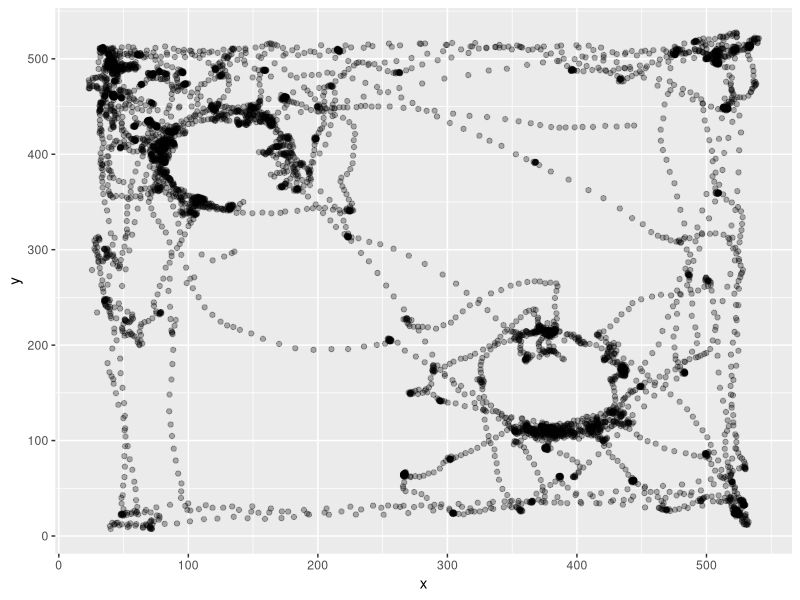
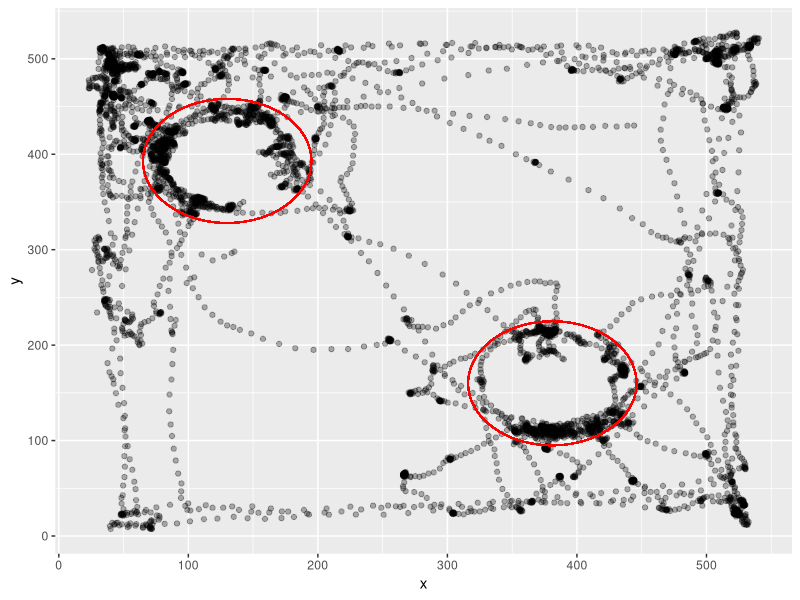
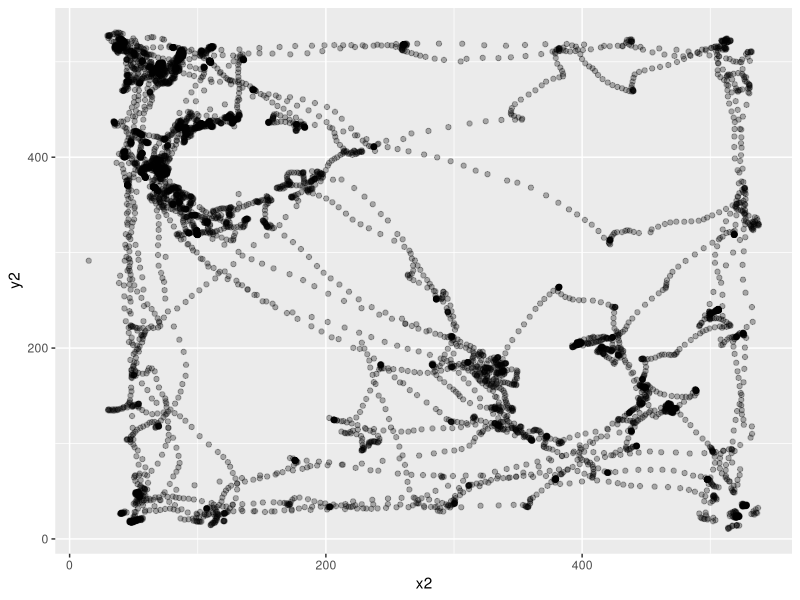

These charts were generated, in order, by the following R code: (Note: a time limit stopped this script after it produced the figures.)
rm(list = ls())
library(tidyverse)
SimilarLearn <- read_csv("240809_r1599_0_baseline_learn.csv")
SimilarLearn <- SimilarLearn %>%
  select(!15:24) %>%
  filter(Value.Item1.Item1.Item2>75) %>%
  rename(pixelx = Value.Item1.Item1.Item3.X, pixely = Value.Item1.Item1.Item3.Y, TimePoint = Value.Item1.Item1.Item2) %>%
  select(!1, !14) %>%
  filter(!Value.Item2 == TRUE) %>%
  na.omit 
x1 <- c(SimilarLearn$pixelx)
y1 <- c(SimilarLearn$pixely)
df1 <- data.frame(x = x1, y = y1)
p1 <- ggplot(df1, aes(x = x, y = y)) +
  geom_point(alpha = 0.3)
p1
library(ggforce)
#Blue represents gnome, red represents green jar.
p1circle <- p1 + geom_circle(aes(x0 = 381, y0 = 160, r = 65), color = "red")
p1circle <- p1circle + geom_circle(aes(x0 = 130, y0 = 393, r = 65), color = "red")
p1circle
radius <- 65
center_x1 <- 381
center_y1 <- 160
df1$distance <- sqrt((df1$x - center_x1)^2 + (df1$y - center_y1)^2)
points_in_circle1 <- sum(df1$distance <= radius)
print(points_in_circle1)
center_x2 <- 130
center_y2 <- 393
df1$distance1 <- sqrt((df1$x - center_x2)^2 + (df1$y - center_y2)^2)
points_in_circle2 <- sum(df1$distance1 <= radius)
print(points_in_circle2)

BaselineLearn <- read_csv("240809_r1599_1_similar_learn.csv")
BaselineLearn <- BaselineLearn %>%
  select(!15:24) %>%
  filter(Value.Item1.Item1.Item2>72) %>%
  rename(pixelx = Value.Item1.Item1.Item3.X, pixely = Value.Item1.Item1.Item3.Y, TimePoint = Value.Item1.Item1.Item2) %>%
  select(!1, !14) %>%
  na.omit
Baselinelearn <- BaselineLearn %>%
  filter(!Value.Item2 == TRUE) 
x2 <- c(BaselineLearn$pixelx)
y2 <- c(BaselineLearn$pixely)
df2 <- data.frame(x = x2, y = y2)
p2 <- ggplot(df2, aes(x = x2, y = y2)) +
  geom_point(alpha = 0.3)
p2
p2circle <- p2 + geom_circle(aes(x0 = 386, y0 = 155, r = 70), color = "blue")
p2circle <- p2circle + geom_circle(aes(x0 = 125, y0 = 388, r = 70), color = "blue")
p2circle
radius <- 70
center_x1 <- 386
center_y1 <- 155
df2$distance <- sqrt((df2$x - center_x1)^2 + (df2$y - center_y1)^2)
points_in_circle2 <- sum(df2$distance <= radius)
print(points_in_circle2)
center_x2 <- 125
center_y2 <- 388
df2$distance1 <- sqrt((df2$x - center_x2)^2 + (df2$y - center_y2)^2)
points_in_circle2 <- sum(df2$distance1 <= radius)
print(points_in_circle2)

SimilarTest <- read_csv("240809_r1599_2_baseline_test.csv")
SimilarTest <- SimilarTest %>%
  select(!15:24) %>%
  filter(Value.Item1.Item1.Item2>56) %>%
  rename(pixelx = Value.Item1.Item1.Item3.X, pixely = Value.Item1.Item1.Item3.Y, TimePoint = Value.Item1.Item1.Item2) %>%
  select(!1, !14) %>%
  na.omit
SimilarTest <- SimilarTest %>%
  filter(!Value.Item2 == TRUE)
x3 <- c(SimilarTest$pixelx)
y3 <- c(SimilarTest$pixely)
df3 <- data.frame(x = x3, y = y3)
p3 <- ggplot(df3, aes(x = x3, y = y3)) +
  geom_point(alpha = 0.3)
p3
p3circle <- p3 + geom_circle(aes(x0 = 381, y0 = 165, r = 70), color = "red")
p3circle <- p3circle + geom_circle(aes(x0 = 125, y0 = 388, r = 70), color = "blue") +
  ggtitle("baseline")
p3circle
radius <- 70
center_x3 <- 381
center_y3 <- 165
df3$distance <- sqrt((df3$x - center_x3)^2 + (df3$y - center_y3)^2)
points_in_circle3 <- sum(df3$distance <= radius)
print(points_in_circle3)
center_x3 <- 125
center_y3 <- 388
df3$distance1 <- sqrt((df3$x - center_x3)^2 + (df3$y - center_y3)^2)
points_in_circle3 <- sum(df3$distance1 <= radius)
print(points_in_circle3)

DifferentLearn <- read_csv("240809_r1599_3_baseline_learn.csv")
DifferentLearn <- DifferentLearn %>%
  select(!15:24) %>%
  filter(Value.Item1.Item1.Item2>77) %>%
  rename(pixelx = Value.Item1.Item1.Item3.X, pixely = Value.Item1.Item1.Item3.Y, TimePoint = Value.Item1.Item1.Item2) %>%
  select(!1, !14) %>%
  na.omit
DifferentLearn <- DifferentLearn %>%
  filter(!Value.Item2 == TRUE)
x4 <- c(DifferentLearn$pixelx)
y4 <- c(DifferentLearn$pixely)
df4 <- data.frame(x = x4, y = y4)
p4 <- ggplot(df4, aes(x = x4, y = y4)) +
  geom_point(alpha = 0.3)
p4
p4circle <- p4 + geom_circle(aes(x0 = 381, y0 = 165, r = 65), color = "green")
p4circle <- p4circle + geom_circle(aes(x0 = 130, y0 = 388, r = 65), color = "green")
p4circle
radius <- 65
center_x4 <- 381
center_y4 <- 165
df4$distance <- sqrt((df4$x - center_x4)^2 + (df4$y - center_y4)^2)
points_in_circle4 <- sum(df4$distance <= radius)
print(points_in_circle4)
center_x4 <- 130
center_y4 <- 388
df4$distance1 <- sqrt((df4$x - center_x4)^2 + (df4$y - center_y4)^2)
points_in_circle4 <- sum(df4$distance1 <= radius)
print(points_in_circle4)

BaselineLearn1 <- read_csv("240809_r1599_different_4.csv")
BaselineLearn1 <- BaselineLearn1 %>%
  select(!15:24) %>%
  filter(Value.Item1.Item1.Item2>110) %>%
  rename(pixelx = Value.Item1.Item1.Item3.X, pixely = Value.Item1.Item1.Item3.Y, TimePoint = Value.Item1.Item1.Item2) %>%
  select(!1, !14) %>%
  na.omit %>%
  filter(!Value.Item2 == TRUE)
x5 <- c(BaselineLearn1$pixelx)
y5 <- c(BaselineLearn1$pixely)
df5 <- data.frame(x = x5, y = y5)
p5 <- ggplot(df5, aes(x = x5, y = y5)) +
  geom_point(alpha = 0.3)
p5
p5circle <- p5 + geom_circle(aes(x0 = 492, y0 = 258, r = 65), color = "purple")
p5circle <- p5circle + geom_circle(aes(x0 = 220, y0 = 478, r = 65), color = "purple")
p5circle
radius <- 65
center_x5 <- 492
center_y5 <- 258
df5$distance <- sqrt((df5$x - center_x5)^2 + (df5$y - center_y5)^2)
points_in_circle5 <- sum(df5$distance <= radius)
print(points_in_circle5)
center_x6 <- 220
center_y6 <- 478
df5$distance1 <- sqrt((df5$x - center_x6)^2 + (df5$y - center_y6)^2)
points_in_circle6 <- sum(df5$distance1 <= radius)
print(points_in_circle6)

DifferentTest <- read_csv("240809_r1599_5_baseline_test.csv")
DifferentTest <- DifferentTest %>%
  select(!15:24) %>%
  filter(Value.Item1.Item1.Item2>90) %>%
  rename(pixelx = Value.Item1.Item1.Item3.X, pixely = Value.Item1.Item1.Item3.Y, TimePoint = Value.Item1.Item1.Item2) %>%
  select(!1, !14) %>%
  filter(!Value.Item2 == TRUE) %>%
  na.omit
x6 <- c(DifferentTest$pixelx)
y6 <- c(DifferentTest$pixely)
df6 <- data.frame(x = x6, y = y6)
p6 <- ggplot(df6, aes(x = x6, y = y6)) +
  geom_point(alpha = 0.3)
p6
p6circle <- p6 + geom_circle(aes(x0 = 381, y0 = 175, r = 65), color = "green")
p6circle <- p6circle + geom_circle(aes(x0 = 130, y0 = 393, r = 60), color = "purple")
p6circle
radius <- 65
center_x6 <- 381
center_y6 <- 175
df6$distance <- sqrt((df6$x - center_x6)^2 + (df6$y - center_y6)^2)
points_in_circle6 <- sum(df6$distance <= radius)
print(points_in_circle6)
center_x6 <- 130
center_y6 <- 393
df6$distance1 <- sqrt((df6$x - center_x6)^2 + (df6$y - center_y6)^2)
points_in_circle6 <- sum(df6$distance1 <= radius)
print(points_in_circle6)
